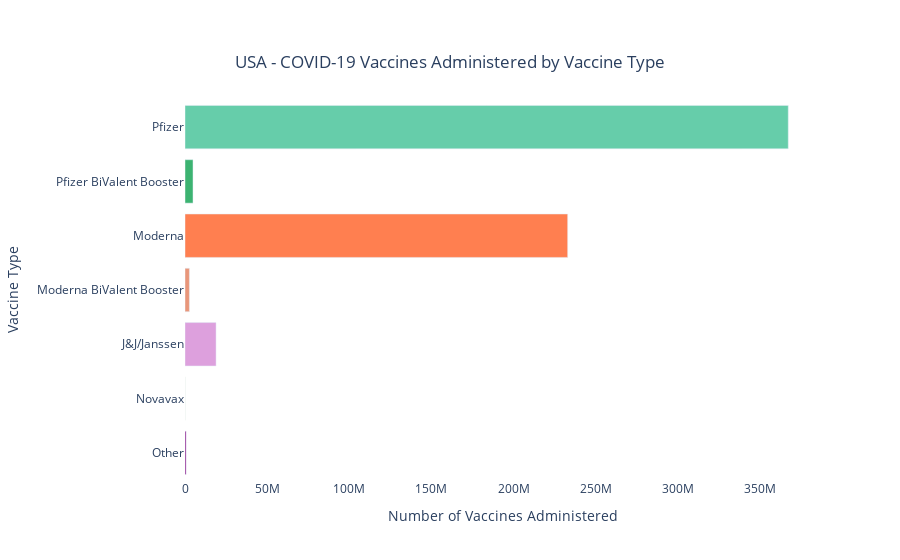

The notebook cell saved with this chart:
### Code cell
fig.update_layout(yaxis=dict(autorange="reversed"))
fig.update_layout(title=f'USA - COVID-19 Vaccines Administered by Vaccine Type',
                       xaxis_title='Number of Vaccines Administered',
                       yaxis_title='Vaccine Type')


fig.update_layout({
'plot_bgcolor': 'rgba(0, 0, 0, 0)',
'paper_bgcolor': 'rgba(0, 0, 0, 0)'},

    title={'y':0.9,
        'x':0.5,'xanchor': 'center',
        'yanchor': 'top'}
)

### Figure 1 — Plotly figure (JSON) as saved in the notebook; plotly's stock layout.template omitted (floating-point values rounded to 4 significant figures)
{"data": [{"marker": {"color": ["mediumaquamarine", "mediumseagreen", "coral", "darksalmon", "plum", "yellow", "purple"]}, "orientation": "h", "type": "bar", "x": [367217199, 4886392, 232943541, 2683917, 18902992, 30261, 671979], "y": ["Pfizer", "Pfizer BiValent Booster", "Moderna", "Moderna BiValent Booster", "J&J/Janssen", "Novavax", "Other"]}], "layout": {"paper_bgcolor": "rgba(0, 0, 0, 0)", "plot_bgcolor": "rgba(0, 0, 0, 0)", "title": {"text": "USA - COVID-19 Vaccines Administered by Vaccine Type", "x": 0.5, "xanchor": "center", "y": 0.9, "yanchor": "top"}, "xaxis": {"title": {"text": "Number of Vaccines Administered"}}, "yaxis": {"autorange": "reversed", "title": {"text": "Vaccine Type"}}}}
